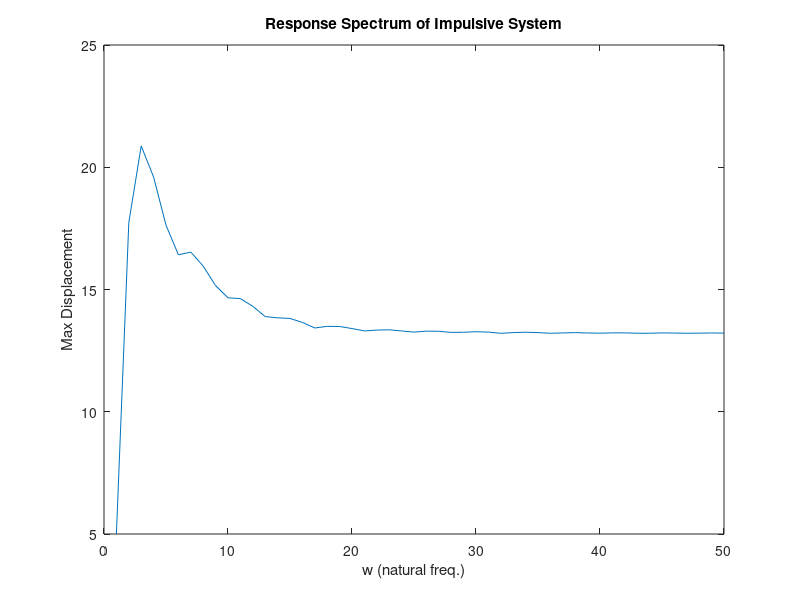

This chart was generated by the following MATLAB code:
clc; clear all; clf
a = 3; % a = 0 for SFF only, a = 1 impulsive system, a = 2 for CFF, a = 3 for RS 

w = 3; % natural frequency
psy = 0.1;
u_0 = 5;
v_0 = 0;
P_0 = 10; % increases amplitude
beta = 0.5; % SFF only
omega = 1; % SFF only - driving freq. 
dt = 0.05;
t_f = 30;

w_D = w*sqrt(1-psy^2);
D = (1-beta.^2)^2+(2*psy*beta)^2;

% SFF only %
if a == 0;
u_s = 2*psy*beta*P_0/D;

for t = 0:dt:t_f
u_p = -2*psy*beta*P_0/D*cos(omega*t)+(1-beta.^2)/D*P_0*sin(omega*t);    
u_t = exp(-psy*w*t)*((u_0+u_s)*cos(w_D*t)+(v_0+psy*w*(u_0+u_s)-(1-beta.^2)/D*P_0*omega)*sin(w_D*t)) + u_p;
plot(t,u_t)
hold on
end
title('Sinusoidal forcing function')

% Sinusoidal forcing function and zero forcing function %

elseif a == 1;
 
        
t_0 = 2*pi/omega;
u_s = 2*psy*beta*P_0/D;

for t = 0:dt:t_0
u_p = -2*psy*beta*P_0/D*cos(omega*t)+(1-beta.^2)/D*P_0*sin(omega*t);    
u_t = exp(-psy*w*t)*((u_0+u_s)*cos(w_D*t)+(v_0+psy*w*(u_0+u_s)-(1-beta.^2)/D*P_0*omega)*sin(w_D*t)) + u_p;
plot(t,u_t)
hold on
end

u_0 = u_t;

 for t = t_0:dt:t_f      
    u_t = exp(-psy*w*(t-t_0))*(u_0*cos(w_D*(t-t_0))+(v_0+psy*w*u_0)/(w_D)*sin(w_D*(t-t_0)));
    plot(t,u_t)
    hold on
 end 
 
title('Impulsive System')
  

% Constant forcing function %
elseif a == 2;
    
u_s =  P_0/(w^2);
u_p = u_s;
    
for t = 0:dt:t_f
u_h = exp(-psy*w*t)*((u_0-u_s)*cos(w_D*t)+(v_0+psy*w*(u_0-u_s))/(w_D)*sin(w_D*t));
u_t = (u_h + u_p);

plot (t,u_t)
hold on
end
title('Constant Forcing Function')

% Response Spectrum %
elseif a == 3

wsteps = 50; % integer steps taken for omega, from 1 to 'n' %

D = (1-beta.^2)^2+(2*psy*beta)^2;
t_0 = pi/omega;
u_s = 2*psy*beta*P_0/D;

w = 1:wsteps;
for j = 1:wsteps
t = 0:dt:t_0;
w_D = w(j)*sqrt(1-psy^2);
u_p = -2*psy*beta*P_0/D*cos(omega*t)+(1-beta.^2)/D*P_0*sin(omega*t);    
u_t = exp(-psy*w(j)*t).*((u_0+u_s)*cos(w_D*t)+(v_0+psy*w(j)*(u_0+u_s)-(1-beta.^2)/D*P_0*omega)*sin(w_D*t)) + u_p;
ui(j,:) = u_t;


end


for j = 1:wsteps
t = t_0:dt:t_f;   
w_D = w(j)*sqrt(1-psy^2);
u_t1 = exp(-psy*w(j)*(t-t_0)).*(ui(w(j),ceil(t_0/dt))*cos(w_D*(t-t_0))+(v_0+psy*w(j)*u_0)/(w_D)*sin(w_D*(t-t_0)));
uii(j,:) = u_t1;
end

U_w = [ui uii];

Max_u = max(abs(U_w),[],2);


figure(1); clf(1); plot(Max_u);
xlabel('w (natural freq.)'); ylabel('Max Displacement'); title('Response Spectrum of Impulsive System');

end 

